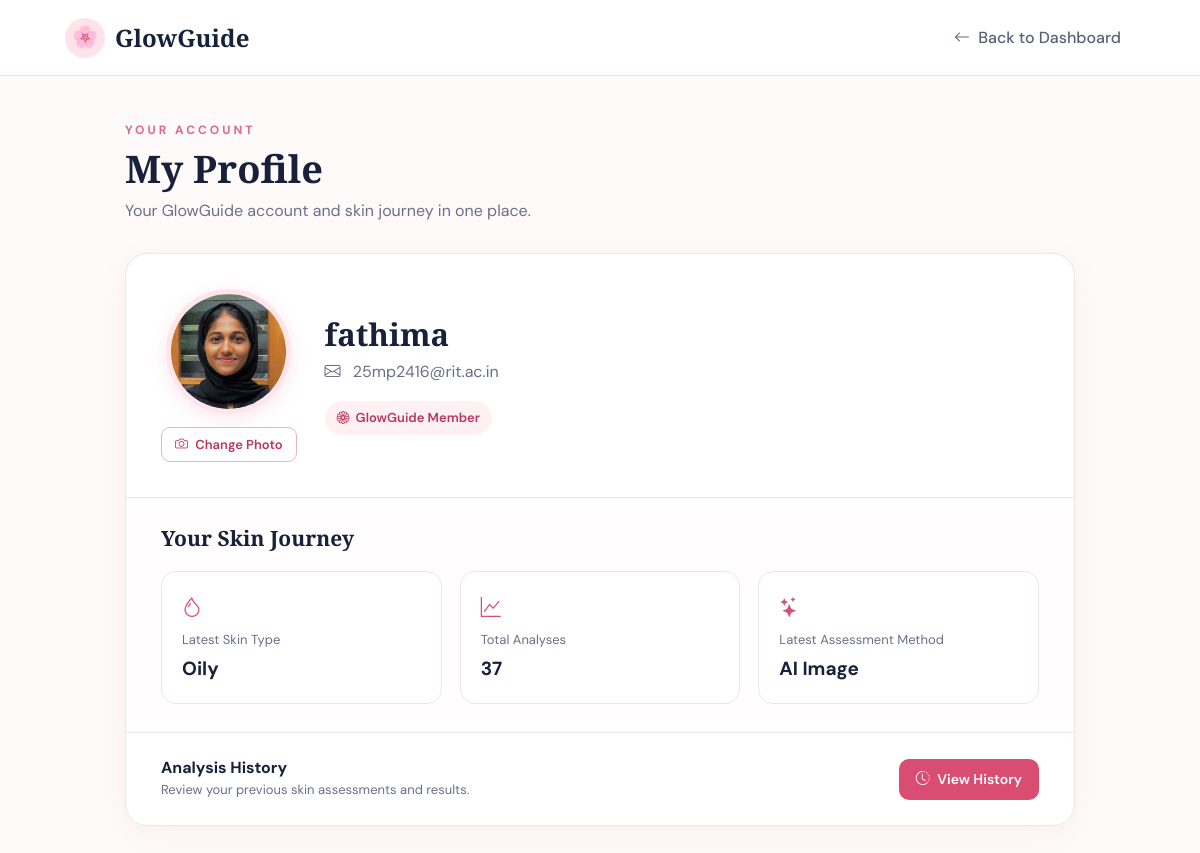
The app's page /profile (signed in), older data.
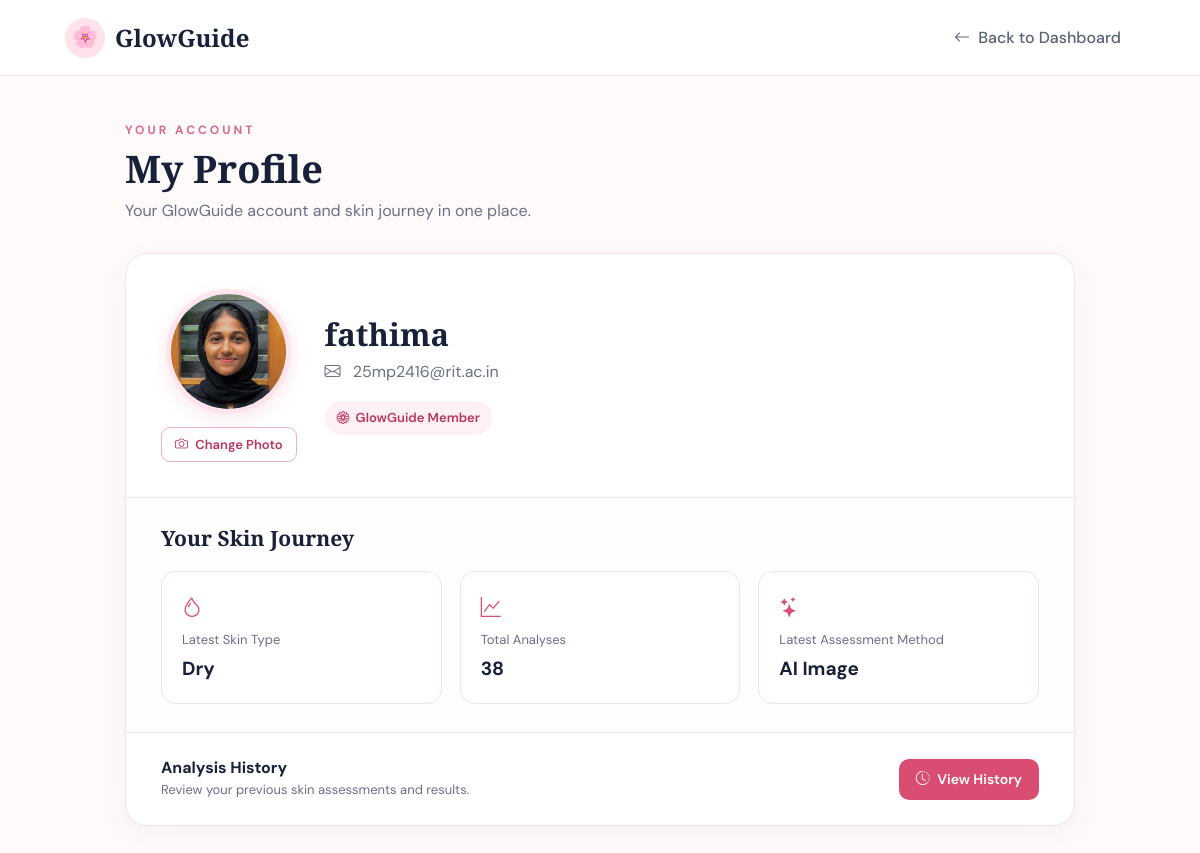
The same page, newer data.
### tables this page shows
CREATE TABLE users (
            id INTEGER PRIMARY KEY AUTOINCREMENT,
            fullname TEXT NOT NULL,
            email TEXT UNIQUE NOT NULL,
            password TEXT NOT NULL
        , role TEXT DEFAULT 'user', profile_image TEXT);

CREATE TABLE analysis_history (
    id INTEGER PRIMARY KEY AUTOINCREMENT,
    user_email TEXT NOT NULL,
    analysis_date TIMESTAMP DEFAULT CURRENT_TIMESTAMP,
    method TEXT NOT NULL,
    skin_type TEXT NOT NULL,
    confidence REAL,
    image_name TEXT
);

### app.py (the view)
@app.route("/profile")
def profile():
    if "user" not in session:
        return redirect("/login")
    conn = get_db_connection()
    cursor = conn.cursor()
    cursor.execute(
        "SELECT fullname, email, profile_image FROM users WHERE email = ?",
        (session["user_email"],)
    )
    user = cursor.fetchone()
    cursor.execute(
        "SELECT COUNT(*) FROM analysis_history WHERE user_email = ?",
        (session["user_email"],)
    )
    analysis_count = cursor.fetchone()[0]
    cursor.execute("""
        SELECT skin_type, method
        FROM analysis_history
        WHERE user_email = ?
        ORDER BY id DESC
        LIMIT 1
    """, (session["user_email"],))
    latest_analysis = cursor.fetchone()
    conn.close()
    return render_template(
        "profile.html",
        user=user,
        analysis_count=analysis_count,
        latest_analysis=latest_analysis
    )

### app.py (called while the page is built)
def get_db_connection():
    conn = sqlite3.connect("glowguide.db")
    conn.row_factory = sqlite3.Row
    return conn

### templates/profile.html (shortened to what this page needs)
<!DOCTYPE html>
<html lang="en">
<head>
    <link
        href="https://cdn.jsdelivr.net/npm/bootstrap@5.3.3/dist/css/bootstrap.min.css"
        rel="stylesheet">
    <link
        rel="stylesheet"
        href="https://cdn.jsdelivr.net/npm/bootstrap-icons@1.11.3/font/bootstrap-icons.min.css">
</head>
<body>
<nav class="profile-navbar">
    <div class="navbar-inner">
        <a href="{{ url_for('dashboard') }}"
           class="brand">
            <div class="brand-icon">
                🌸
            </div>
            <span class="brand-name">
                GlowGuide
            </span>
        </a>
        <a href="{{ url_for('dashboard') }}"
           class="back-dashboard">
            <i class="bi bi-arrow-left me-1"></i>
            Back to Dashboard
        </a>
    </div>
</nav>
<main class="profile-container">
    <div class="page-label">
        Your Account
    </div>
    <h1 class="page-title">
        My Profile
    </h1>
    <p class="page-description">
        Your GlowGuide account and skin journey in one place.
    </p>
    <section class="profile-card">
        <div class="profile-main">
            <div class="profile-photo-section">
                {% if user["profile_image"] %}
                    <img
                        src="{{ url_for(
                            'static',
                            filename='profile_images/' + user['profile_image']
                        ) }}"
                        class="profile-photo"
                        id="profilePreview"
                        alt="Profile photo">
                {% endif %}
                <form
                    method="POST"
                    action="{{ url_for('upload_profile_image') }}"
                    enctype="multipart/form-data">
                    <label
                        for="profile_image"
                        class="change-photo-label">
                        <i class="bi bi-camera me-1"></i>
                        {% if user["profile_image"] %}
                            Change Photo
                        {% else %}
                            Add Photo
                        {% endif %}
                    </label>
                    <br>
                </form>
            </div>
            <div class="profile-details">
                <h2>
                    {{ user["fullname"] }}
                </h2>
                <div class="profile-email">
                    <i class="bi bi-envelope me-2"></i>
                    {{ user["email"] }}
                </div>
                <span class="member-badge">
                    <i class="bi bi-flower1"></i>
                    GlowGuide Member
                </span>
            </div>
        </div>
        <div class="stats-section">
            <h3 class="stats-title">
                Your Skin Journey
            </h3>
            <div class="stats-grid">
                <div class="stat-box">
                    <i class="bi bi-droplet stat-icon"></i>
                    <span class="stat-label">
                        Latest Skin Type
                    </span>
                    {% if latest_analysis %}
                        <p class="stat-value">
                            {{ latest_analysis["skin_type"]|capitalize }}
                        </p>
                    {% else %}
                        <p class="stat-value">
                            Not analyzed yet
                        </p>
                    {% endif %}
                </div>
                <div class="stat-box">
                    <i class="bi bi-graph-up stat-icon"></i>
                    <span class="stat-label">
                        Total Analyses
                    </span>
                    <p class="stat-value">
                        {{ analysis_count }}
                    </p>
                </div>
                <div class="stat-box">
                    <i class="bi bi-stars stat-icon"></i>
                    <span class="stat-label">
                        Latest Assessment Method
                    </span>
                    {% if latest_analysis %}
                        <p class="stat-value">
                            {{ latest_analysis["method"] }}
                        </p>
                    {% else %}
                        <p class="stat-value">
                            No assessment yet
                        </p>
                    {% endif %}
                </div>
            </div>
        </div>
        <div class="profile-actions">
            <div class="action-text">
                <h5>
                    Analysis History
                </h5>
                <p>
                    Review your previous skin assessments
                    and results.
                </p>
            </div>
            <a
                href="{{ url_for('history') }}"
                class="history-button">
                <i class="bi bi-clock-history me-1"></i>
                View History
            </a>
        </div>
    </section>
</main>
</body>
</html>

### templates/profile.html (style rules this page uses)
:root { --primary: #d94d72; --primary-dark: #b9365c; --pink-light: #fff0f4; --page-bg: #fffafa; --text-dark: #17213a; --text-muted: #697087; --border: #f0e4e7; }
* { box-sizing: border-box; }
body { margin: 0; background: var(--page-bg); color: var(--text-dark); font-family: "DM Sans", sans-serif; }
a { text-decoration: none; }
.profile-navbar { height: 76px; background: #ffffff; border-bottom: 1px solid var(--border); display: flex; align-items: center; }
.navbar-inner { width: 100%; max-width: 1120px; margin: auto; padding: 0 25px; display: flex; align-items: center; justify-content: space-between; }
.brand { display: flex; align-items: center; gap: 10px; color: var(--text-dark); }
.brand-icon { width: 40px; height: 40px; display: flex; align-items: center; justify-content: center; border-radius: 50%; background: #ffe2ea; font-size: 21px; }
.brand-name { font-family: "Playfair Display", serif; font-size: 24px; font-weight: 600; }
.back-dashboard { color: #596176; font-weight: 500; padding: 9px 14px; border-radius: 10px; transition: 0.2s; }
.profile-container { max-width: 1000px; margin: auto; padding: 45px 25px 70px; }
.page-label { color: #d96b89; font-size: 12px; font-weight: 700; text-transform: uppercase; letter-spacing: 3px; margin-bottom: 7px; }
.page-title { font-family: "Playfair Display", serif; font-size: 38px; font-weight: 600; margin-bottom: 7px; }
.page-description { color: var(--text-muted); margin-bottom: 30px; }
.profile-card { background: #ffffff; border: 1px solid var(--border); border-radius: 22px; overflow: hidden; box-shadow: 0 8px 30px rgba(70, 45, 55, 0.05); }
.profile-main { display: flex; align-items: center; gap: 28px; padding: 35px; }
.profile-photo-section { text-align: center; flex-shrink: 0; }
.profile-photo { width: 125px; height: 125px; border-radius: 50%; object-fit: cover; border: 5px solid #ffe4eb; box-shadow: 0 5px 18px rgba(217, 77, 114, 0.13); }
.change-photo-label { display: inline-block; margin-top: 13px; padding: 7px 13px; border: 1px solid #e9b2c1; border-radius: 9px; color: var(--primary-dark); background: white; font-size: 13px; font-weight: 600; cursor: pointer; transition: 0.2s; }
.profile-details { flex: 1; }
.profile-details h2 { font-family: "Playfair Display", serif; font-size: 31px; font-weight: 600; margin-bottom: 7px; }
.profile-email { color: var(--text-muted); margin-bottom: 17px; }
.member-badge { display: inline-flex; align-items: center; gap: 6px; padding: 7px 12px; border-radius: 20px; background: #fff0f4; color: #b9365c; font-size: 13px; font-weight: 600; }
.stats-section { border-top: 1px solid var(--border); padding: 28px 35px; background: #fffdfd; }
.stats-title { font-family: "Playfair Display", serif; font-size: 21px; font-weight: 600; margin-bottom: 20px; }
.stats-grid { display: grid; grid-template-columns: repeat(3, 1fr); gap: 18px; }
.stat-box { border: 1px solid var(--border); border-radius: 15px; background: #ffffff; padding: 20px; min-height: 115px; display: flex; flex-direction: column; justify-content: center; }
.stat-icon { color: var(--primary); font-size: 20px; margin-bottom: 8px; }
.stat-label { color: var(--text-muted); font-size: 13px; margin-bottom: 5px; }
.stat-value { font-size: 19px; font-weight: 700; margin: 0; }
.profile-actions { border-top: 1px solid var(--border); padding: 25px 35px; display: flex; align-items: center; justify-content: space-between; }
.action-text h5 { font-size: 16px; font-weight: 700; margin-bottom: 3px; }
.action-text p { margin: 0; color: var(--text-muted); font-size: 13px; }
.history-button { padding: 10px 17px; border-radius: 10px; background: var(--primary); color: white; font-size: 14px; font-weight: 600; transition: 0.2s; }

Row changes from the older to the newer data that the page shows:
no longer on this page (row unchanged): analysis_history: skin_type "Oily", method "AI Image"
added analysis_history: skin_type "Dry", method "AI Image"
Text that changed along with them:
{{ analysis_count }}: "37" → "38"
